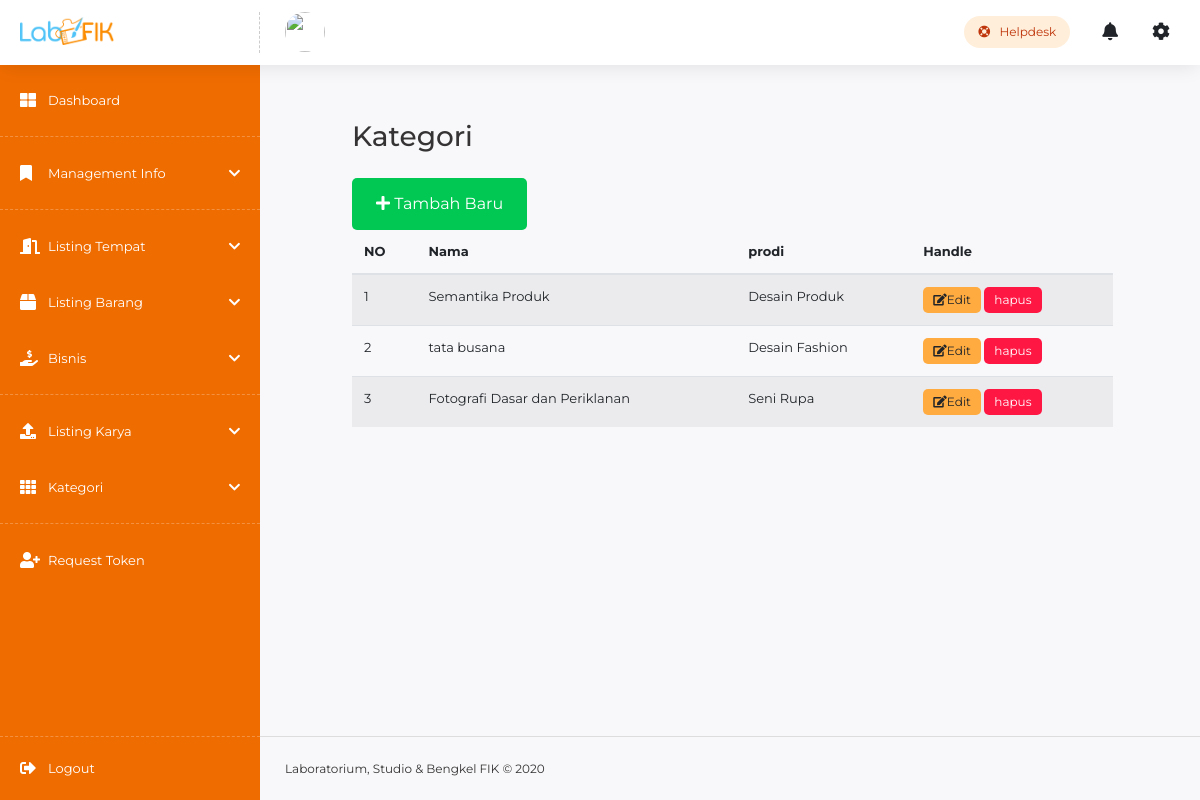
Page /index.php/sub_kategori on the committed database.
### tables this page shows
CREATE TABLE `child_kategori` (
  `id_ck` int(11) NOT NULL,
  `id_kategori` int(11) NOT NULL,
  `nama_child` varchar(128) NOT NULL,
  `post_update` timestamp NOT NULL DEFAULT current_timestamp()
);

CREATE TABLE `kategori` (
  `id_kategori` int(11) NOT NULL,
  `nama_kategori` varchar(255) NOT NULL,
  `slug_kategori` varchar(255) NOT NULL,
  `urutan` int(11) DEFAULT NULL,
  `tanggal_update` timestamp NOT NULL DEFAULT current_timestamp()
);

### application/controllers/Sub_kategori.php (called while the page is built, shortened)
<?php
class Sub_kategori extends CI_Controller
{
    public function __construct()
    {
        $this->load->model('kategori_model');
        $this->load->library('form_validation');
    }
    public function index()
    {
        $kategori = $this->kategori_model->listing();
        $data = array(
            'title'     =>  'Kategori',
            'user'      =>  $this->db->get_where('user', ['username' => $this->session->userdata('username')])->row_array(),
            'kategori'  =>  $kategori
        );
        $this->load->view('templates/dashboard/headerAdmin', $data);
        $this->load->view('templates/dashboard/sidebarAdmin', $data);
        $this->load->view('sub_kategori/L_kategori', $data);
        $this->load->view('templates/dashboard/footer');
    }
}

### index.php (called while the page is built, shortened)
<?php
require_once BASEPATH.'core/CodeIgniter.php';

### application/models/Kategori_model.php (called while the page is built, shortened)
<?php
class Kategori_model extends CI_Model
{
    public function listing()
    {
        $this->db->select('child_kategori.*,
        kategori.nama_kategori');
        $this->db->from('child_kategori');
        $this->db->join('kategori', 'kategori.id_kategori = child_kategori.id_kategori', 'left');
        $this->db->group_by('child_kategori.id_ck');
        $this->db->order_by('id_ck', 'desc');
        $query = $this->db->get();
        return $query->result();
    }
}

### application/views/sub_kategori/L_kategori.php (the view)
<main class="akun-container">
    <div class="container-fluid">
        <div class="d-sm-flex align-items-center justify-content-between mb-4">
            <h1 class="h3 mb-0 text-gray-800"><?= $title ?></h1>
        </div>
        <p>
            <a href="<?= base_url('sub_kategori/tambah') ?>" class="btn btn-success btn-lg">
                <i class="fa fa-plus"></i> Tambah Baru
            </a>
        </p>
        <table class="table table-striped">
            <thead>
                <tr>
                    <th scope="col">NO</th>
                    <th scope="col">Nama</th>
                    <th scope="col">prodi</th>
                    <th scope="col">Handle</th>
                </tr>
            </thead>
            <tbody>
                <?php $no = 1;
                foreach ($kategori as $data) { ?>
                    <tr>
                        <td><?= $no ?></td>
                        <td><?= $data->nama_child ?></td>
                        <td><?= $data->nama_kategori ?></td>
                        <td>
                            <a href="<?= base_url('sub_kategori/edit/' . $data->id_ck); ?>" class="btn btn-warning btn-xs"><i class="fa fa-edit"></i>Edit</a>
                            <a href="<?= base_url('sub_kategori/delete/' . $data->id_ck); ?>" class="btn btn-danger btn-xs" onclick="return confirm('yakin ingin menghapus data ini?')"><i class="fa fa-trash-o"></i>hapus</a>
                        </td>
                    </tr>
                <?php $no++;
                } ?>
            </tbody>
        </table>
    </div>
</main>

### assets/css/style.css (style rules this page uses)
* { margin: 0; padding: 0 }
*, *::before, *::after { -webkit-box-sizing: inherit; box-sizing: inherit }
html { overflow-x: hidden; -webkit-box-sizing: border-box; box-sizing: border-box; -ms-text-size-adjust: 100%; -webkit-text-size-adjust: 100%; padding: 0 !important; margin: 0 !important; }
html { -ms-overflow-style: scrollbar; -webkit-tap-highlight-color: transparent }
body { font-family: 'Montserrat' !important; font-size: 13px; font-weight: normal; display: flex; overflow: hidden; flex-direction: column; min-height: 100vh; margin: 0 auto; padding: 60px 0 0 !important; cursor: default; cursor: default; color: #353333; background-color: #f8f8fa }
article, aside, figcaption, figure, footer, header, hgroup, main, nav, section { display: block }
figcaption, figure, main { display: block }
h1, h2, h3, h4, h5, h6 { font-family: inherit; font-weight: 600; position: relative; margin: 0; padding: 0 }
h1 { font-size: 36px }
p { display: block; margin: 0; padding: 0 }
a, a:focus, a:hover { transition: .2s ease; text-decoration: none; color: #444 }
main { position: relative }
.btn { border: 0; font-size: 12px; border-radius: 5px; padding: 11px 18px; line-height: unset }
.btn.btn-xs { font-size: 12px; padding: 4px 10px }
.btn.btn-lg { font-size: 16px; padding: 14px 24px }
.btn-success, .badge-success { background-color: #00C853 !important }
.btn-danger, .badge-danger { background-color: #ff1744 !important }
.btn-warning, .badge-warning { background-color: #FFAB40 !important }
.akun-container { padding: 60px 72px; padding-left: 337px; position: relative; z-index: 2 }
.table thead th { border-top: 0; }

### rows in the picture
child_kategori: nama_child "Semantika Produk", id_kategori.nama_kategori "Desain Produk"
child_kategori: nama_child "tata busana", id_kategori.nama_kategori "Desain Fashion"
child_kategori: nama_child "Fotografi Dasar dan Periklanan", id_kategori.nama_kategori "Seni Rupa"

### other values in the picture
$title "Kategori"
